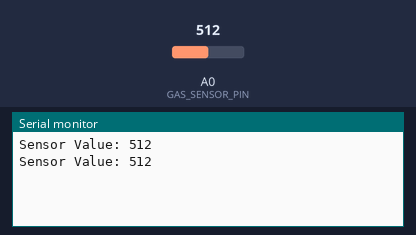
Bench run of a sketch on a simulated Arduino Uno, built with avr-gcc and run on an emulated ATmega328P. Parts: the last lines printed to the serial monitor. Inputs (shaded band) come from the test bench; at power-on: A0 (GAS_SENSOR_PIN) = 512.

Above: at 1.8 s.
1.9 s: A0 (GAS_SENSOR_PIN) set to 716
At 2.8 s:
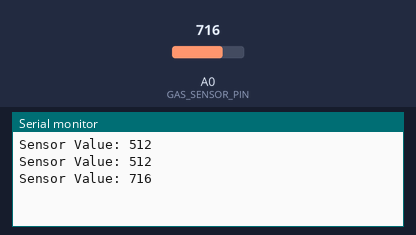
3.4 s: A0 (GAS_SENSOR_PIN) set to 900
At 4.8 s:
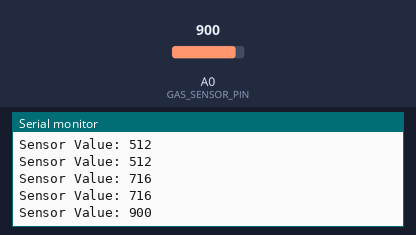
Timing chart, 0 to 6.4 s (numbered marks = the images above; inputs shaded):
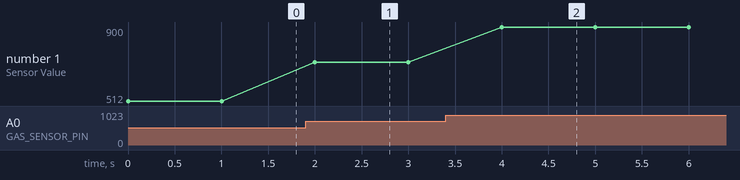

Measured:
- after the input at 1.9 s, the serial monitor: prints a new line after 0.10 s (image 1)
- after the input at 3.4 s, the serial monitor: prints a new line after 0.60 s (image 2)
- plotted number 1: 512 → 716 after the input at 1.9 s, 716 → 900 after the input at 3.4 s

The sketch:

smokedetector.ino
```cpp
// Define the analog pin connected to the gas sensor
const int GAS_SENSOR_PIN = A0;


void setup() {
  // Start serial communication with a baud rate of 9600
  Serial.begin(9600);
}

void loop() {
  // Read the analog value from the gas sensor
  int sensorValue = analogRead(GAS_SENSOR_PIN);

  // Print the sensor value to the serial monitor
  Serial.print("Sensor Value: ");
  Serial.println(sensorValue);

  // Delay for stability
  delay(1000);
}
```
